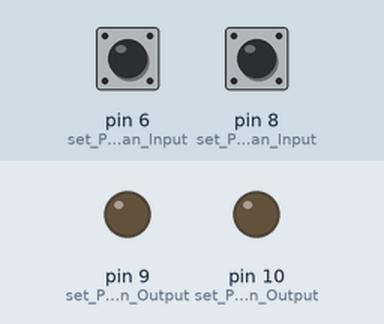
A sketch run on a simulated Arduino Uno, built with avr-gcc and run on an emulated ATmega328P. Shown: output pins drawn as LEDs (lit = HIGH). Dashed ring = blinking. The inputs (shaded band) are chosen by the test bench; at power-on: pin 8 (set_Pin_8_as_an_Input) HIGH, pin 6 (set_Pin_6_as_an_Input) HIGH.

Above: at 6.8 s.
6.9 s: pin 8 (set_Pin_8_as_an_Input) pulled LOW for 0.15 s
At 7.15 s:
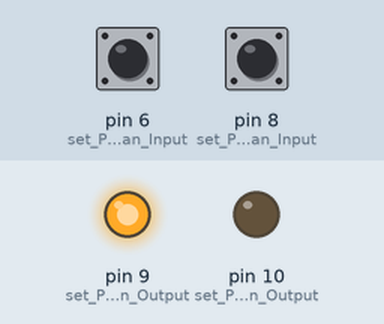
9.9 s: pin 6 (set_Pin_6_as_an_Input) pulled LOW for 3.2 s
At 10.3 s:
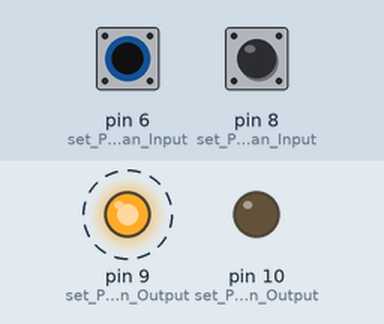
14.6 s: pin 8 (set_Pin_8_as_an_Input) pulled LOW for 1 s
At 22.0 s:
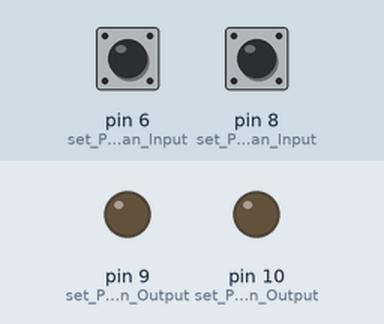
Timing chart, 0 to 23.5 s (numbered marks = the images above; inputs shaded):
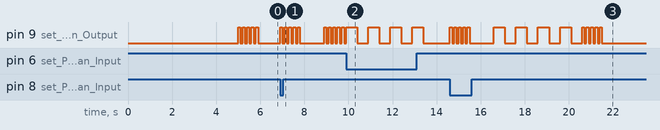

Measured:
- after the input at 6.9 s, pin 9 (set_Pin_9_as_an_Output): goes 4 × (HIGH 0.10 s, LOW 0.10 s), HIGH 0.10 s, LOW 1.1 s, 4 × (HIGH 0.10 s, LOW 0.10 s), HIGH 0.10 s, then LOW, starting at once
- after the input at 9.9 s, pin 9 (set_Pin_9_as_an_Output): alternates HIGH for 0.50 s and LOW for 0.50 s, 8 changes in all, then stays LOW, starting at once
- after the input at 14.6 s, pin 9 (set_Pin_9_as_an_Output): goes 4 × (HIGH 0.10 s, LOW 0.10 s), HIGH 0.10 s, LOW 1.1 s, 4 × (HIGH 0.50 s, LOW 0.50 s), 4 × (HIGH 0.10 s, LOW 0.10 s), HIGH 0.10 s, then LOW, starting at once

The sketch:

3_CountingBot.ino
```cpp
void setup() {
  // Light Pins
  pinMode(9, OUTPUT);     // set Pin 9 as an Output
  pinMode(10, OUTPUT);    // set Pin 10 as an Output

  // Sensor Pins
  pinMode(6, INPUT);     // set Pin 6 as an Input
  pinMode(8, INPUT);     // set Pin 8 as an Input
}

// Main loop - runs repeatedly
void loop() {
  delay(5000);            // Wait for 5 seconds
  countingBot();         // Call the countingBot function
}

// Counting Bot - Counts button presses and flashes the LED to show the total count
void countingBot(){
  do {
    flash(5, 0.1);                    // Flash the LED 5 times at the start
    int total = 0;                    // Initialize the total count to 0

    while (!(digitalRead(8) == 0)){   // Wait for the button on pin 8 to be pressed
      if (digitalRead(6) == 0){       // If the button on pin 6 is pressed
        total++;                       // Increment the total count
        flash(1, 0.5);                 // Flash the LED once to show it's counting
      }
    }

    flash(5, 0.1);                    // Flash the LED 5 times when done counting
    delay(1000);                       // Wait for 1 second before moving on

    for (int i = 0; i < total; i++){  // Flash the LED the same number of times as the count
      flash(1, 0.5);                  // Flash the LED once for each count
    }
  } while (!(digitalRead(6) == 0 && digitalRead(8) == 0));  // Check the condition: both buttons need to be pressed
  flash(5, 0.1);                       // End signal: Flash the LED 5 times to finish
}

// Turn the LED ON by setting Pin 9 HIGH and Pin 10 LOW
void ON(){
  digitalWrite(9, HIGH);  // Set Pin 9 to HIGH = ON
  digitalWrite(10, LOW);  // Set Pin 10 to LOW = OFF
}

// Turn the LED OFF by setting both Pins 9 and 10 to LOW
void OFF() {
  digitalWrite(9, LOW);   // Set Pin 9 to LOW = OFF
  digitalWrite(10, LOW);  // Set Pin 10 to LOW = OFF
}

// Flash function - flashes the LED a specified number of times with a given interval
void flash(int numberOfFlashes, float interval){
  for(int i = 0; i < numberOfFlashes; i++){  // Loop to flash LED 'randomNumber' times
    ON();                           // Turn the LED ON
    delay(interval * 1000);         // Wait for the interval (in milliseconds)
    OFF();                          // Turn the LED OFF
    delay(interval * 1000);         // Wait for the interval (in milliseconds)
  }
}
```
